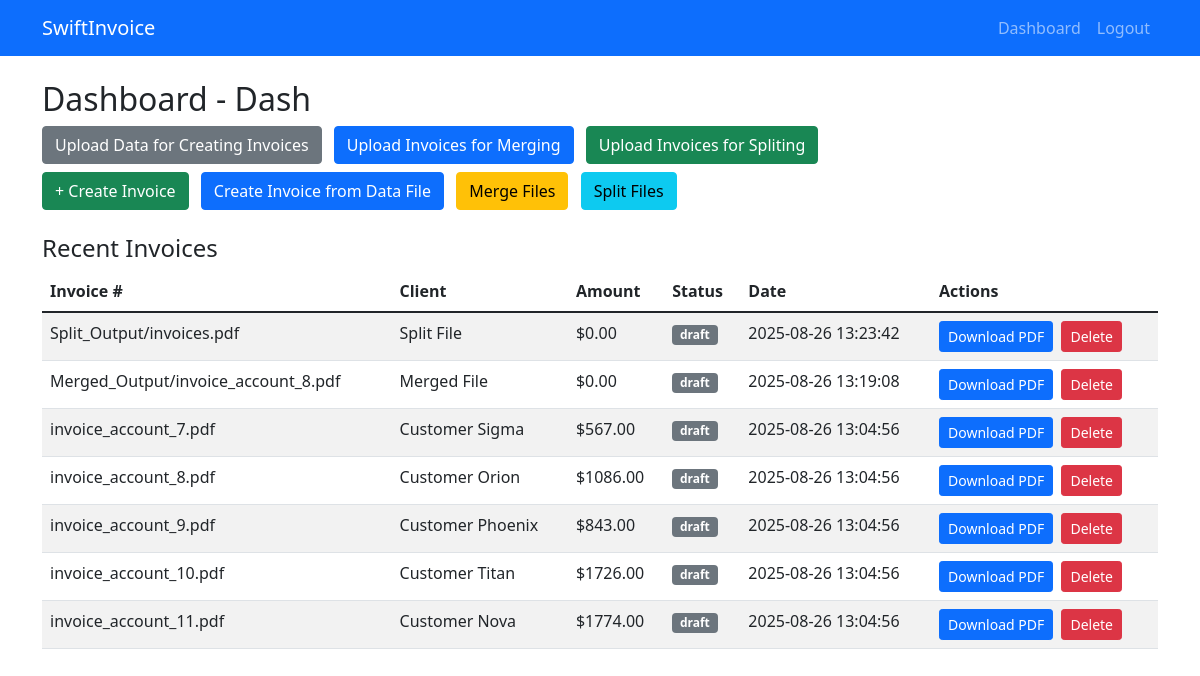
/dashboard (signed in), run on the app's committed database.
### tables this page shows
CREATE TABLE invoices (
        id INTEGER PRIMARY KEY,
        user_id INTEGER,
        invoice_number TEXT,
        client_name TEXT,
        client_email TEXT,
        amount REAL,
        status TEXT DEFAULT 'draft',
        created_at TIMESTAMP DEFAULT CURRENT_TIMESTAMP,
        FOREIGN KEY (user_id) REFERENCES users (id)
    );

### app.py (the view)
@app.route('/dashboard')
def dashboard():
    if 'user_id' not in session:
        return redirect(url_for('login'))
    conn = sqlite3.connect('invoices.db')
    c = conn.cursor()
    c.execute('SELECT * FROM invoices WHERE user_id = ? ORDER BY created_at DESC',
             (session['user_id'],))
    invoices = c.fetchall()
    conn.close()
    return render_template('dashboard.html', invoices=invoices)

### templates/dashboard.html
{% extends "base.html" %}
{% block content %}
<div class="mb-4">
    <h2>Dashboard - {{ session.business_name }}</h2>
    <div class="mb-2">
        <a href="/upload_data" class="btn btn-secondary me-2">Upload Data for Creating Invoices</a>
        <a href="/upload_invoices_merge" class="btn btn-primary me-2">Upload Invoices for Merging</a>
        <a href="/upload_invoices_split" class="btn btn-success me-2">Upload Invoices for Spliting</a>
    </div>
    <div>
        <a href="/create_invoice" class="btn btn-success me-2">+ Create Invoice</a>
        <a href="/create_from_data" class="btn btn-primary me-2">Create Invoice from Data File</a>
        <a href="/merge_files" class="btn btn-warning me-2">Merge Files</a>
        <a href="/split_files" class="btn btn-info">Split Files</a>
    </div>
</div>
<div class="row">
    <div class="col-12">
        <h4>Recent Invoices</h4>
        {% if invoices %}
        <table class="table table-striped">
            <thead>
                <tr>
                    <th>Invoice #</th>
                    <th>Client</th>
                    <th>Amount</th>
                    <th>Status</th>
                    <th>Date</th>
                    <th>Actions</th>
                </tr>
            </thead>
            <tbody>
                {% for invoice in invoices %}
                <tr>
                    <td>{{ invoice[2] }}</td>
                    <td>{{ invoice[3] }}</td>
                    <td>${{ "%.2f"|format(invoice[5]) }}</td>
                    <td><span class="badge bg-secondary">{{ invoice[6] }}</span></td>
                    <td>{{ invoice[7] }}</td>
                    <td>
                        <a href="/generate_pdf/{{ invoice[0] }}" class="btn btn-sm btn-primary me-1">Download PDF</a>
                        <a href="/delete_invoice/{{ invoice[0] }}" class="btn btn-sm btn-danger" onclick="return confirm('Are you sure you want to delete this invoice?')">Delete</a>
                    </td>
                </tr>
                {% endfor %}
            </tbody>
        </table>
        {% else %}
        <p>No invoices yet. <a href="/create_invoice">Create your first invoice</a></p>
        {% endif %}
    </div>
</div>
{% endblock %}

### templates/base.html (shortened to what this page needs)
<!DOCTYPE html>
<html>
<head>
    <link href="https://cdn.jsdelivr.net/npm/bootstrap@5.1.3/dist/css/bootstrap.min.css" rel="stylesheet">
</head>
<body>
    <nav class="navbar navbar-expand-lg navbar-dark bg-primary">
        <div class="container">
            <a class="navbar-brand" href="/">SwiftInvoice</a>
            {% if session.user_id %}
            <div class="navbar-nav ms-auto">
                <a class="nav-link" href="/dashboard">Dashboard</a>
                <a class="nav-link" href="/logout">Logout</a>
            </div>
            {% endif %}
        </div>
    </nav>
    <div class="container mt-4">
        {% block content %}{% endblock %}
    </div>
</body>
</html>

### data on the page
invoices: invoice_number "Split_Output/invoices.pdf", client_name "Split File", amount "0.00", status "draft", created_at "2025-08-26 13:23:42"
invoices: invoice_number "Merged_Output/invoice_account_8.pdf", client_name "Merged File", amount "0.00", status "draft", created_at "2025-08-26 13:19:08"
invoices: invoice_number "invoice_account_7.pdf", client_name "Customer Sigma", amount "567.00", status "draft", created_at "2025-08-26 13:04:56"
invoices: invoice_number "invoice_account_8.pdf", client_name "Customer Orion", amount "1086.00", status "draft", created_at "2025-08-26 13:04:56"
invoices: invoice_number "invoice_account_9.pdf", client_name "Customer Phoenix", amount "843.00", status "draft", created_at "2025-08-26 13:04:56"
invoices: invoice_number "invoice_account_10.pdf", client_name "Customer Titan", amount "1726.00", status "draft", created_at "2025-08-26 13:04:56"
invoices: invoice_number "invoice_account_11.pdf", client_name "Customer Nova", amount "1774.00", status "draft", created_at "2025-08-26 13:04:56"

### other printed values
{{ session.business_name }} "Dash"
